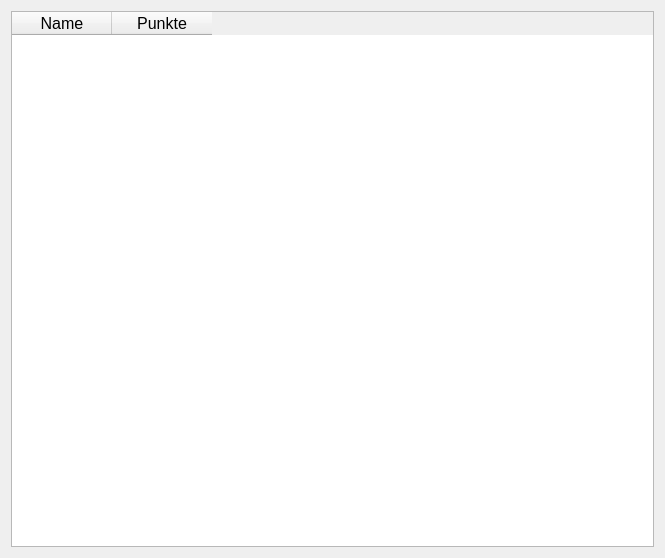
<?xml version="1.0" encoding="UTF-8"?>
<ui version="4.0">
 <class>PointWidget</class>
 <widget class="QWidget" name="PointWidget">
  <property name="geometry">
   <rect>
    <x>0</x>
    <y>0</y>
    <width>665</width>
    <height>558</height>
   </rect>
  </property>
  <property name="windowTitle">
   <string>Punkteanzeige</string>
  </property>
  <layout class="QVBoxLayout" name="verticalLayout">
   <item>
    <widget class="QTableWidget" name="tableWidget">
     <property name="font">
      <font>
       <pointsize>12</pointsize>
      </font>
     </property>
     <property name="sortingEnabled">
      <bool>true</bool>
     </property>
     <attribute name="verticalHeaderVisible">
      <bool>false</bool>
     </attribute>
     <column>
      <property name="text">
       <string>Name</string>
      </property>
     </column>
     <column>
      <property name="text">
       <string>Punkte</string>
      </property>
     </column>
    </widget>
   </item>
  </layout>
 </widget>
 <resources/>
 <connections/>
</ui>
